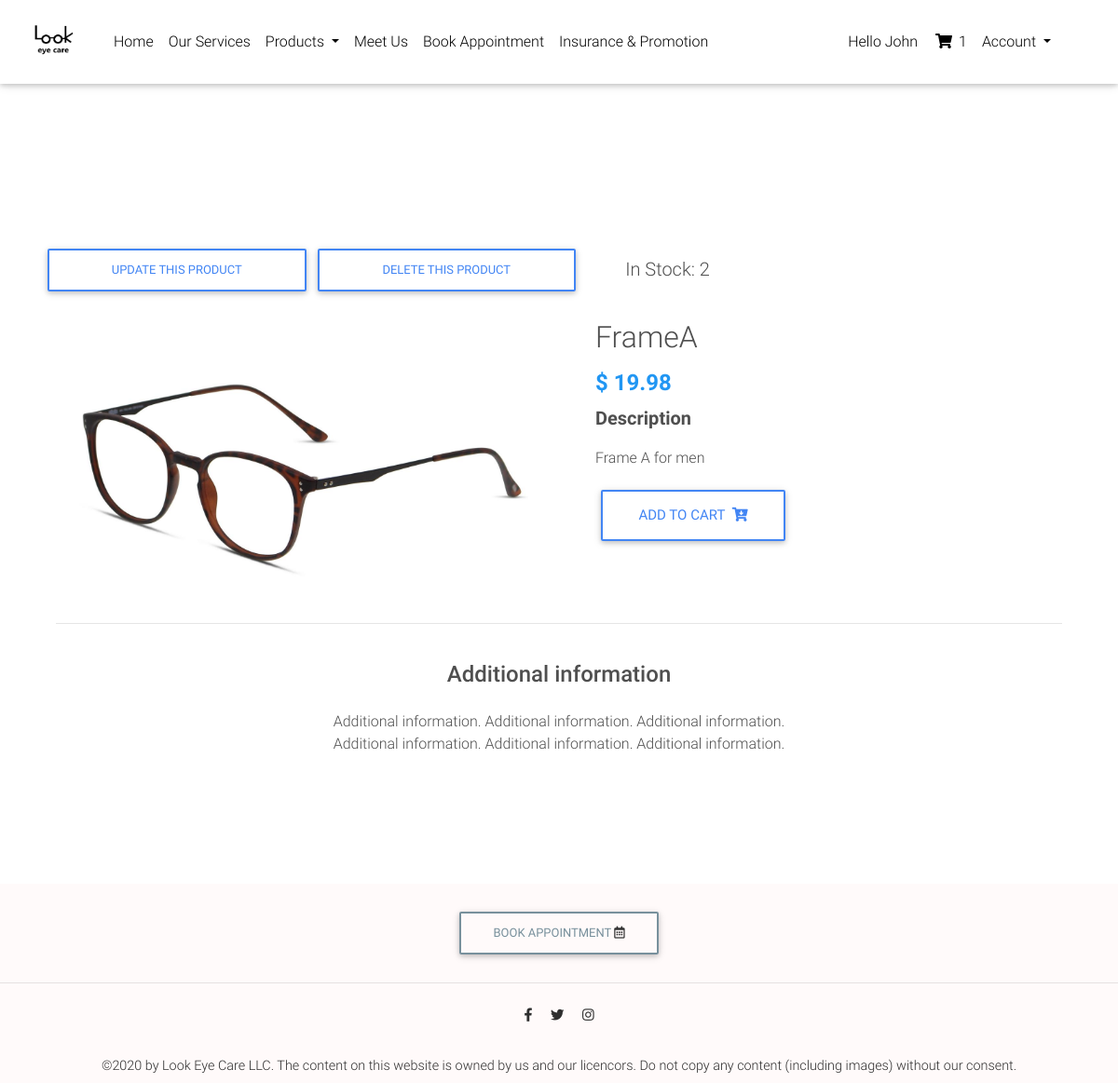
Screenshot of /product/framea/ (signed in) with the database file from the repository.
### core/models.py (models this page shows)
class User(AbstractUser):
    def __str__(self):
        return self.username

### shopping/models.py (models this page shows, shortened)
class Cart(models.Model):
    user = models.ForeignKey(settings.AUTH_USER_MODEL, related_name='cart', on_delete=models.CASCADE)
    items = models.ManyToManyField(CartItem)
    shipping_address = models.ForeignKey(
        'Address', related_name='cart_shipping_address', on_delete=models.SET_NULL, blank=True, null=True)
    billing_address = models.ForeignKey(
        'Address', related_name='cart_billing_address', on_delete=models.SET_NULL, blank=True, null=True)
    coupon = models.ForeignKey(
        'Coupon', on_delete=models.SET_NULL, blank=True, null=True)

### product/models.py (models this page shows, shortened)
class Product(models.Model):
    name = models.CharField(max_length=100)
    category = models.CharField(choices=CATEGORY_CHOICES, max_length=1)
    description = models.TextField(default='', blank=True)
    price = models.FloatField(default=0, blank=True, null=True)
    inventory = models.IntegerField(default=0, blank=True)
    image = models.ImageField(default=0, blank=True, null=True)
    slug = AutoSlugField(populate_from='name', unique=True, editable=False)
    label = models.CharField(choices=LABEL_CHOICES, max_length=1)
    off_percentage = models.FloatField(default=0, blank=True, null=True)
    objects = ProductManager()
    @property
    def final_price(self):
        if self.label == 'S':
            return self.price * (1 - self.off_percentage)
        else:
            return self.price

### product/views.py (the view)
# urls.py: path('<slug>/', ProductDetailView.as_view(), name='product_detail'),
class ProductDetailView(DetailView):
    model = Product
    context_object_name = 'product'
    template_name = 'product/product_detail.html'
    def get_object(self, queryset=None):
        obj = super().get_object()
        return obj

### product/models.py (called while the page is built)
    def get_queryset(self):  # required
        return ProductQueryset(self.model, using=self._db)

### shopping/templatetags/cart_template_tags.py (called while the page is built)
@register.filter
def cart_item_count(user):
    if user.is_authenticated:
        qs = Cart.objects.filter(user=user)
        if qs.exists():
            return qs[0].items.count()
    return 0

### templates/product/product_detail.html (shortened to what this page needs)
{% extends "base.html" %}
{% load humanize %}
{% block content %}
  <main class="mt-5 pt-4">
    <div class="container dark-grey-text mt-5">
      <div class="row text-lg-center">
        {% if request.user.is_superuser %}
          <a href="./update" class="btn btn-outline-primary col-md-3">Update this product</a>
          <a href="./delete" class="btn btn-outline-primary col-md-3">delete this product</a>
          <h5 class="col-md-2 mt-3">In Stock: {{ product.inventory }}</h5>
        {% endif %}
      </div>
      <div class="row wow fadeIn">
        <div class="col-md-6 mb-4">
          <img src="{{ product.image.url }}" class="img-fluid mt-lg-5" alt="">
        </div>
        <div class="col-md-6 mb-4">
          <div class="p-4">
            <div class="mb-3">
              <strong>
                <h2 class="dark-grey-text">{{ product.name }}</h2>
              </strong>
            </div>
            <h4 class="font-weight-bold blue-text">
              <strong>
                {% if product.label == 'S' %}
                  <span class="mr-2"><del>$ {{ product.price|intcomma }}</del></span>
                  <span>$ {{ product.final_price|intcomma|floatformat:-2 }}</span>
                {% else %}
                  <span>$ {{ product.final_price|intcomma|floatformat:-2 }}</span>
                {% endif %}
              </strong>
            </h4>
            <p class="lead font-weight-bold">Description</p>
            <p>{{ product.description }}</p>
            <a href="{% url 'shopping:add_to_cart' product.slug %}" class="btn btn-outline-primary btn-lg mb-2">
              Add to cart
              <i class="fas fa-cart-arrow-down ml-1"></i>
            </a>
          </div>
        </div>
      </div>
      <hr>
      <div class="row d-flex justify-content-center wow fadeIn">
        <div class="col-md-6 text-center">
          <h4 class="my-4 h4">Additional information</h4>
          <p>Additional information. Additional information. Additional information.
            Additional information. Additional information. Additional information. </p>
        </div>
      </div>
      <div class="row wow fadeIn">
        <div class="col-lg-4 col-md-12 mb-4">
        </div>
        <div class="col-lg-4 col-md-6 mb-4">
        </div>
        <div class="col-lg-4 col-md-6 mb-4">
        </div>
      </div>
    </div>
  </main>
{% endblock %}

### templates/navbar.html (shortened to what this page needs)
{% load static %}
{% load cart_template_tags %}
<nav class="navbar fixed-top navbar-expand-lg navbar-light white scrolling-navbar">
  <div class="collapse navbar-collapse" id="navbarSupportedContent">
    <a class="nav-link" href="{% url 'website:home' %}">
      <img class="navbar-brand" src="{% static 'img/logo.jpg' %}" height="50px" width="50px">
    </a>
    <ul class="navbar-nav mr-auto">
      <li class="nav-item">
        <a class="nav-link" href="{% url 'website:home' %}">Home<span class="sr-only">(current)</span></a>
      </li>
      <li class="nav-item">
        <a class="nav-link" href="{% url 'website:our_services' %}">Our Services</a>
      </li>
      <li class="nav-item dropdown">
        <a class="nav-link dropdown-toggle" href="#" id="navbarDropdown" role="button" data-toggle="dropdown"
           aria-haspopup="true" aria-expanded="false">
          Products
        </a>
      </li>
      <li class="nav-item">
        <a class="nav-link" href="{% url 'website:meet_us' %}">Meet Us</a>
      </li>
      <li class="nav-item">
        <a class="nav-link" href="#" target="_blank">Book Appointment</a>
      </li>
      <li class="nav-item">
        <a class="nav-link" href="{% url 'website:insurance_promotion' %}">Insurance & Promotion</a>
      </li>
    </ul>
    <ul class="navbar-nav nav-flex-icons mr-5">
      {% if request.user.is_authenticated %}
        <li class="nav-item">
          {% if request.user.get_short_name != '' %}
            <a class="nav-link" style="color: black">Hello {{ request.user.get_short_name }}</a>
          {% else %}
            <a class="nav-link" style="color: black">Hello {{ request.user.username }}</a>
          {% endif %}
        </li>
        <li class="nav-item">
          <a class="nav-link" href="{% url 'shopping:cart' %}">
            <i class="fas fa-shopping-cart"></i>
            {{ request.user|cart_item_count }}
          </a>
        </li>
        <li class="nav-item dropdown">
          <a class="nav-link dropdown-toggle" href="#" id="navbarDropdown" role="button" data-toggle="dropdown"
             aria-haspopup="true" aria-expanded="false">
            Account
          </a>
        </li>
      {% endif %}
    </ul>
  </div>
</nav>

### rows the page displays
User: user.username "John", user|cart_item_count "1"
Product: inventory "2", image (picture), name "FrameA", final_price "19.98", description "Frame A for men"
